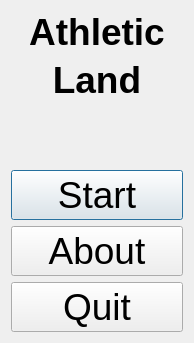
<?xml version="1.0" encoding="UTF-8"?>
<ui version="4.0">
 <class>QtAthleticLandMenuDialog</class>
 <widget class="QDialog" name="QtAthleticLandMenuDialog">
  <property name="geometry">
   <rect>
    <x>0</x>
    <y>0</y>
    <width>194</width>
    <height>343</height>
   </rect>
  </property>
  <property name="font">
   <font>
    <pointsize>28</pointsize>
   </font>
  </property>
  <property name="windowTitle">
   <string>AminoAcidFighter</string>
  </property>
  <layout class="QVBoxLayout" name="verticalLayout">
   <item>
    <widget class="QLabel" name="label_title">
     <property name="font">
      <font>
       <pointsize>28</pointsize>
       <weight>75</weight>
       <bold>true</bold>
      </font>
     </property>
     <property name="text">
      <string>Athletic</string>
     </property>
     <property name="alignment">
      <set>Qt::AlignCenter</set>
     </property>
    </widget>
   </item>
   <item>
    <widget class="QLabel" name="label_title_2">
     <property name="font">
      <font>
       <pointsize>28</pointsize>
       <weight>75</weight>
       <bold>true</bold>
      </font>
     </property>
     <property name="text">
      <string>Land</string>
     </property>
     <property name="alignment">
      <set>Qt::AlignCenter</set>
     </property>
    </widget>
   </item>
   <item>
    <spacer name="verticalSpacer">
     <property name="orientation">
      <enum>Qt::Vertical</enum>
     </property>
     <property name="sizeHint" stdset="0">
      <size>
       <width>20</width>
       <height>40</height>
      </size>
     </property>
    </spacer>
   </item>
   <item>
    <widget class="QPushButton" name="button_start">
     <property name="text">
      <string>Start</string>
     </property>
    </widget>
   </item>
   <item>
    <widget class="QPushButton" name="button_about">
     <property name="text">
      <string>About</string>
     </property>
    </widget>
   </item>
   <item>
    <widget class="QPushButton" name="button_quit">
     <property name="text">
      <string>Quit</string>
     </property>
    </widget>
   </item>
  </layout>
 </widget>
 <layoutdefault spacing="6" margin="11"/>
 <resources/>
 <connections/>
</ui>
